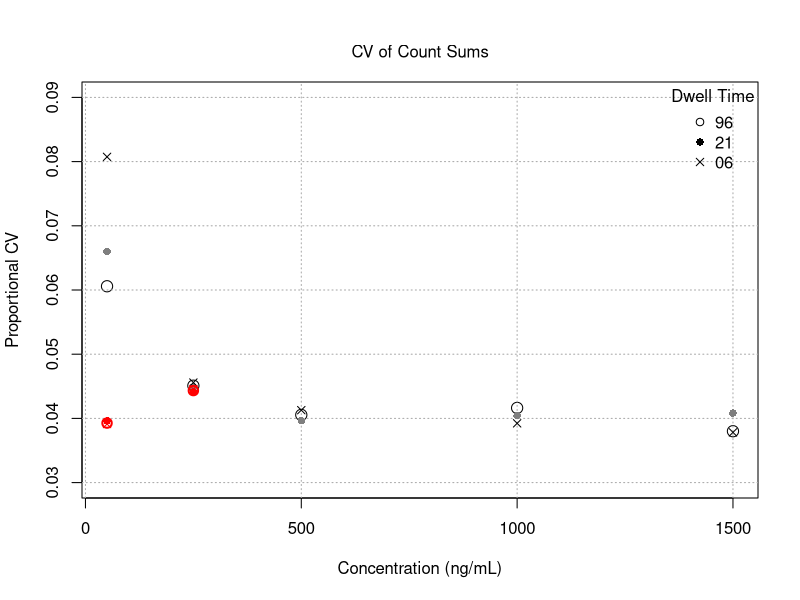

The R source for this figure:
# Dwell Time CV vs Concentration.R
#   User functions called: none
# Author: Fred Lytle
# Last edit: 11/04/2022
rm(list=ls())

#   Data from flow_injection_full_trace_count.R (Table 1 columns 3 & 6)
conc <- c(50,250,500,1000,1500)
mean96 <- c(624.3,3490,5796,11159,17057)
mean21 <- c(448.8,2891,4946,9644,14417)
mean06 <- c(267.6,1975,3434,6718,10021)
obsNoise96 <- c(45.33,168.1,247.0,476.4,661.2)
obsNoise21 <- c(36.42,140.5,208.4,402.2,600.8)
obsNoise06 <- c(27.10,100.4,153.4,276.0,392.0)
conNoise <- 300
# these values were optimized to agree with the drop in covariance
#   in manuscript Table 5.  
conNoise96 <- conNoise*0.096
conNoise21 <- conNoise*0.079
conNoise06 <- conNoise*0.063
proNoise96All <- sqrt(obsNoise96^2-mean96-conNoise96^2)
proNoise21All <- sqrt(obsNoise21^2-mean21-conNoise21^2)
proNoise06All <- sqrt(obsNoise06^2-mean06-conNoise06^2)
proNoise96 <- sqrt(obsNoise96^2-mean96)
proNoise21 <- sqrt(obsNoise21^2-mean21)
proNoise06 <- sqrt(obsNoise06^2-mean06)
cv96All <- proNoise96All/mean96
cv21All <- proNoise21All/mean21
cv06All <- proNoise06All/mean06
cv96 <- proNoise96/mean96
cv21 <- proNoise21/mean21
cv06 <- proNoise06/mean06

plot(conc,cv96,ylim=c(0.03,0.09),cex=1.5,
     xlab='Concentration (ng/mL)',ylab='Proportional CV',
     main='\nCV of Count Sums',font.main=1,cex.main=1)
grid(col='darkgray')
points(conc,cv21,pch=16,col='gray50')
points(conc,cv06,pch=4)
points(conc[1:2],cv96All[1:2],pch=1,lwd=2,cex=1.25,col='red')
points(conc[1:2],cv21All[1:2],pch=16,col='red')
points(conc[1:2],cv06All[1:2],pch=4,col='red')
legend('topright',title='Dwell Time',c('96','21','06'),pch=c(1,16,4),bty='n')

# publication figure
if(FALSE){
  pdf(file.path("manuscript", "figures", "figure_03.pdf"),
      width = 6.5, height=5)
  constRatio <- round(c(conNoise96,conNoise21,conNoise06)/conNoise96,3)
  cat('\nConstant Noise Counts =',c(conNoise96,conNoise21,conNoise06))
  cat('\nConst Ratio =',constRatio)
  cat('\nCV Line is at',round(mean(cv21All[3:5]),4))
  cat('\ncv96 circle, cv21 square, cv06 triangle')
  cat('\nCV after subtraction, plus sign')
  par(mar=c(5,4,2,2)+0.1)# reduce upper margin
  {
    plot(conc,cv96,ylim=c(0.03,0.085),cex=1.5,lwd=1,pch=1,
       xlab='Concentration (ng/mL)',ylab='Coefficient of Variation')
    grid(col='gray10')
    points(conc,cv21,pch=16)
    points(conc,cv06,pch=2)
    points(conc[1:2],cv96All[1:2],pch=3,lwd=2,cex=1.25)
    abline(h=mean(cv21[3:5]),lty=1)
  }
  par(mar=c(5,4,4,2)+0.1)# restore upper margin
  dev.off()
}
